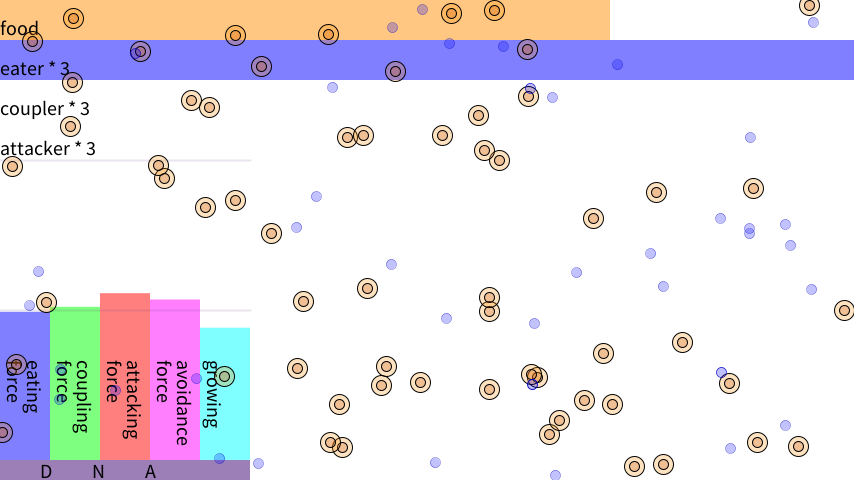
Frame 1 (no input)
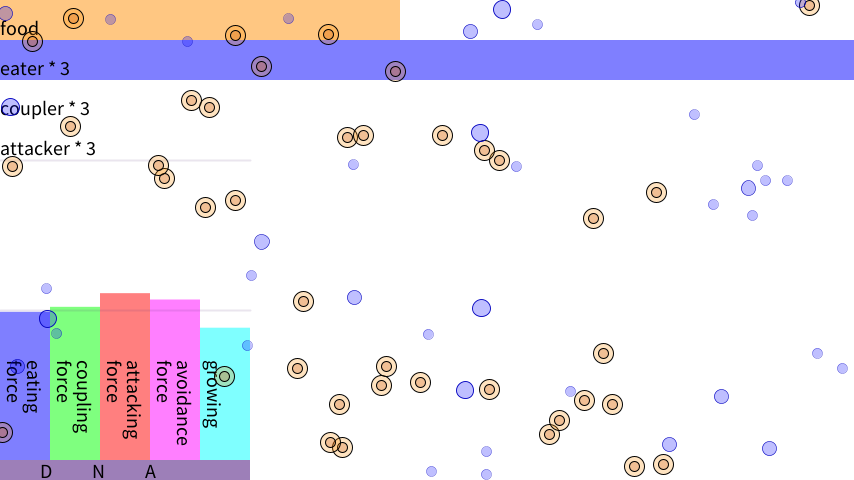
Frame 60 (the mouse pressed at the canvas centre just before this capture)
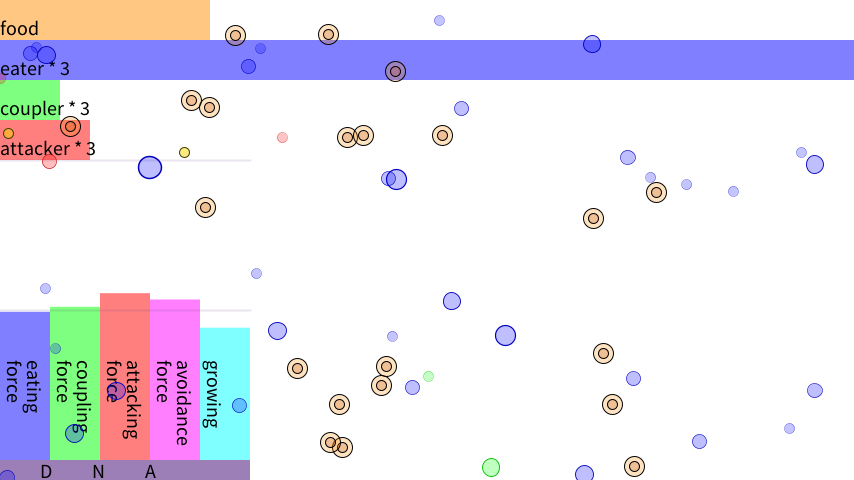
Frame 120 (the mouse held since frame 60 and released just before this capture)

The Processing sketch that drew these frames (run headless with seeded random() and noise(); from frame 60 on, the mouse is pressed at the canvas centre):

// Processing sketch: GeneticAlgorithm_Bloop_160901a
// ── GeneticAlgorithm_Bloop_160901a.pde
//testcode
World world;
//end
void setup(){
  //fullScreen();
  size(854 , 480);
  smooth();
  //testcode
  r = new Random();
  world = new World();
  //end
}
void draw(){
  //testcode
  world.run();
  //end
}
// ── Baby.pde
class Baby extends Mover{
  DNA dna;
  Bloop parent0 , parent1;
  Baby(World w_){
    super(w_);
    shapeRadius = 0;
    delete = false;
  }
  void evolution(){
    Bloop b = (Bloop)w.createObject("Bloop");
    b.dna = dna;
    b.location = location;
    b.state0 = 0;
    b.state1 = true;
    if(random(1) < 0.5){
      parent0.eatCount--;
    }
    else{
      parent1.eatCount--;
    }
    parent0.baby = null;
    parent1.baby = null;
    w.deleteFlagSetObject(this);
  }
  void growUp(){
    shapeRadius += (float)5 / (1 * 60);
    //parentが死んだら?_
    if(shapeRadius > 5){
      evolution();
    }
  }
  void run(){
    growUp();
  }
  void locationUpdate(){
    location = PVector.add(parent0.location , PVector.sub(parent1.location , parent0.location).div(2));
  }
  void destructor(){
    parent0.baby = null;
    parent1.baby = null;
  }
  void display(){
    pushStyle();
    fill(#F05CD7 , 128);
    ellipse(location.x , location.y , shapeRadius * 2 , shapeRadius * 2);
    popStyle();
  }
}
// ── Bloop.pde
class Bloop extends Mover{
  DNA dna;
  float HitPoint;
  int lifeSpan = 10 * 60;
  int lifeCount = 0;
  int eatCount;
  int stateDelay = 0;
  //state0 0:nothing 1:coupling 2:attack
  int state0;
  //state1 true:eating false:do not eating
  boolean state1;
  Bloop spb;
  Bloop partner;
  Bloop target;
  Baby baby;
  
  Bloop(World w_ , DNA d){
    super(w_);
    shapeRadius = 5;
    delete = false;
    dna = d;
    eatCount = 1;
    HitPoint = 1;
    state0 = 1;
    state1 = true;
    
    location = new PVector(random(width) , random(height));
    float r = random(TWO_PI);
    velocity = new PVector(cos(r) , sin(r));
    velocity.mult(random(3));
    acceleration = new PVector();
    force = new PVector();
  }
  Bloop(World w_){
    this(w_ , new DNA());
  }
  PVector seek(PVector target , float dnaForce){
    return PVector.sub(locSub(target , location) , velocity).normalize().mult(dnaForce);
  }
  PVector seekStop(Mover mover){
    return seek(mover.location , dna.couplingForce).
           add(PVector.sub(mover.velocity , velocity).
               limit(dna.couplingForce * 0.05));              
  }
  PVector seekKeepDist(Mover m){
    float dist = locDist(location , m.location);
    if(dist > 200){
      return seek(m.location , dna.attackingForce);
    }
    
    else{
      return PVector.sub(m.velocity , velocity).limit(dna.attackingForce);
    }
  }
  boolean bool = false;
  void stateUpdate(){
    int prevState0 = state0;
    if(bool){
      if(HitPoint < dna.grownUp) bool = false;
      int coupCnt = 0 , attCnt = 0;
      for(Bloop b : w.bloop_arr){
        coupCnt += b.state0 == 1 ? 1 : 0;
        attCnt += b.state0 == 2 ? 1 : 0;
        if(stateDelay == 0){
          if(coupCnt > attCnt){
            if(partner == null && spb == null){
              state0 = 2;
              state1 = false;
            }
          }
          else{
            state0 = 1;
            state1 = false;
          }
        }
      }
    }
    else{
      if(HitPoint >= dna.grownUp * 1.5) bool = true;
      state0 = 0;
      state1 = true;
    }
    Boolean cntbool = false;
    if(prevState0 == 1 && prevState0 != state0){
      divorce();
      spb = null;
      cntbool = true;
    }
    if(prevState0 == 2 && prevState0 != state0){
      target = null;
      cntbool = true;
    }
    if(stateDelay != 0 || cntbool){
      if(stateDelay >= 60){
        stateDelay = 0;
      }
      else{
        stateDelay++;
      }
    }
    //state変わり目でeatingInit();など_
  }
  void nothing(){
    
  }
  void SRUpdate(){
    shapeRadius = sqrt((HitPoint * (pow(5 , 2) * PI))/ PI);
  }
  void eating(){
    ArrayList<Food> cOb_arr = w.collisionObject(shapeRadius , location , w.food_arr);
    for(Food f : cOb_arr){
      if((!f.delete) && HitPoint <= dna.grownUp * 2){
        f.recovery(this);
      }
    }
    //foodSeek?
    ArrayList<Food> ob_arr = w.nearObject(w.food_arr , location , 300);
    if(ob_arr.size() >= 1){
      //line(ob_arr.get(0).location.x , ob_arr.get(0).location.y , location.x , location.y);
      applyForce(seek(ob_arr.get(0).location , dna.eatForce));
      if(locDist(ob_arr.get(0).location , location) < 150){
        applyForce(PVector.mult(velocity , -0.01));
      }
    }
  }
  void death(){
    if(partner != null){
      partner.partner = null;
    }
    w.deleteFlagSetObject(this);
  }
  boolean confess(Bloop b){
    partner = b;
    return true;
  }
  void seekPartner(){
    ArrayList<Bloop> bloop_arr = w.nearObject(w.bloop_arr , location , 300);
    spb = null;
    for(int i = 1; i < bloop_arr.size(); i++){
      if(bloop_arr.get(i).state0 == 1 && bloop_arr.get(i).partner == null){
        applyForce(seekStop(spb = bloop_arr.get(i)));
        break;
      }
    }
    if(spb != null && PVector.dist(spb.location , location) < spb.shapeRadius + shapeRadius){
      if(spb.confess(this)) partner = spb;
    }
  }
  void divorce(){
    //spb = null;
    //partner.spb = null;
    if(partner != null){
     partner.partner = null;
     partner.baby = null;
     partner = null;
    }
    //partner.partner = null;
    w.deleteFlagSetObject(baby);
    baby = null;
    //partner.baby = null;
  }
  void giveBirth(){
    partner.baby = baby = (Baby)w.createObject("Baby");
    baby.dna = dna.generateDna(dna , partner.dna);
    baby.parent0 = this;
    baby.parent1 = partner;
    baby.location = PVector.add(location ,locSub(partner.location , location).div(2));
  }
  void rearing(){
    //pushStyle();
    //fill(#984040);
    //textSize(20);
    //text("REA",location.x , location.y - (shapeRadius + 20));
    //popStyle();
    applyForce(seekStop(partner));
    
    /*
    pushStyle();
    strokeWeight(5);
    line(partner.location.x , partner.location.y , location.x , location.y);
    popStyle();
    */
    if(locDist(partner.location , location) < partner.shapeRadius + shapeRadius){
    //pushStyle();
    //fill(#984040);
    //textSize(20);
    //text(baby == null ? "no" : "yes",location.x , location.y - (shapeRadius + 40));
    //popStyle();
      if(baby == null){
        giveBirth();
      }
    }
    else{
      divorce();
      //seekPartner();
    }
  }
  void coupling(){
    if(eatCount < 1){
      w.deleteFlagSetObject(this);
      return;
    }
    if(partner == null || partner.eatCount < 1){
      seekPartner();
    }
    else{
      rearing();
    }
  }
  void shot(){
    PVector LocSubNl = locSub(target.location , location).normalize();
    PVector bulletVelocity = velocity.get();
    PVector shotLoc = PVector.mult(LocSubNl , (shapeRadius + 10)).add(location);
    ((Bullet)w.createObject("Bullet")).init(bulletVelocity , shotLoc , target , dna.attackingForce);
  }
  void searchTarget(){
    ArrayList<Bloop> b_arr = w.nearObject(w.bloop_arr , location , 300);
    //ArrayList<Bloop> b1_arr = new ArrayList<Bloop>();
    for(Bloop b : b_arr){
      if(b.state0 == 1){
        target = b;
        break;
        //b1_arr.add(b);
      }
    }
    if(target == null){
      for(Bloop b : b_arr){
        if(b.state0 == 0){
          target = b;
          break;
        }
      }
    }
    //if(b1_arr.size() >= 1){
    //  target = b1_arr.get(0);
    //}
  }
  boolean isAlive(Bloop b){
    return !b.delete;
  }
  int targetTimer = 0;
  Bloop prevTarget = null;
  void attack(){
    if(target != null && (!isAlive(target) || locDist(target.location , location) > 310)) target = null;
    
    if(target == null){
      searchTarget();
    }
    else{
      //line(target.location.x , target.location.y , location.x , location.y);
      applyForce(seekKeepDist(target));
      if(frameCount % ((int)60 * 0.5) == 0){//0.5
        shot();
      }
      
      if(target != prevTarget){
        targetTimer = 1;
      }
      else{
        if(targetTimer == 0 || targetTimer > 15 * 60){
          targetTimer = 0;
        }
        else{
          targetTimer++;
        }
      }
      
      if(targetTimer == 0){
        target = null;
      }
      
      prevTarget = target;
    }
  }
  PVector avoidanceForceCalc(Mover b ,float d , float ar){
    //float s = pow(map(d , 0 , ar , 0 , sqrt(dna.avoidanceForce)) , 2);
    PVector bLoc = b.location.get() , loc = location.get();
    float dist  = PVector.dist(bLoc , loc) , prevDist = 100000;
    PVector collisionPoint = null;
    while(dist <= prevDist){
      prevDist = dist;
      if(dist < (shapeRadius + b.shapeRadius) * 1.5){
        collisionPoint = bLoc;
      }
      bLoc.add(b.velocity);
      loc.add(velocity);
      dist = PVector.dist(bLoc , loc);
    }
    if(collisionPoint != null){
      //pushStyle();
      //stroke(255 , 0 , 0);
      //strokeWeight(10);
      //point(collisionPoint.x , collisionPoint.y);
      //popStyle();
      return seek(collisionPoint , dna.avoidanceForce).mult(-1);
    }
    else{
      return new PVector(0 , 0);
    }
  }
  void avoidance(){
    float addRadius = 150;
    ArrayList<Bullet> bullet_arr = w.nearObject(w.bullet_arr , location , shapeRadius + addRadius);
    for(Bullet b : bullet_arr){
      float dist_;
      if((dist_ = locDist(b.location , location) - shapeRadius) > 0){
        applyForce(avoidanceForceCalc(b , dist_ , addRadius));
      }
    }
  }
  void toGrowOld(){
    if(--lifeSpan <= 0){
      w.deleteFlagSetObject(this);
    }
  }
  void run(){
    toGrowOld();
    SRUpdate();
    stateUpdate();
    if(state0 != 2)avoidance();
    if(state1) eating();
    if(state0 == 0) nothing();
    if(state0 == 1) coupling();
    if(state0 == 2) attack();
    lifeCount++;
  }
  void burstFood(){
    for(int i = 0; i < eatCount; i++){
      Food food = (Food)w.createObject("Food");
      float angle = random(TWO_PI);
      food.location = PVector.add(location , (new PVector(cos(random(angle)) , sin(random(angle)))).mult(random(150)));  
    }
  }
  void destructor(){
    burstFood();
    divorce();
  }
  float heartBeat = 64;
  boolean direction = true;
  void display(){
    pushStyle();
    //testcode
    /*
    ArrayList<Food> ob_arr = w.nearObject(w.food_arr , location , 300);
    for(int i = 0; i < ob_arr.size(); i++){
      float sw = map(i , 0 , ob_arr.size() - 1 , 10 , 1);
      float c = map(i , 0 , ob_arr.size() - 1 , 127 , 255);
      strokeWeight(sw);
      colorMode(HSB);
      stroke(c , 255 , 255 , 64);
      line(location.x , location.y , ob_arr.get(i).location.x , ob_arr.get(i).location.y);
    }
    */
    //end
    if(lifeSpan < 10 * 60){
      if(direction){
        if((heartBeat -= (float)64 / 30) < 0){
          direction = false;
        }
      }
      else{
        if((heartBeat += (float)64 / 30) > 64){
          direction = true;
        }
      }
    }
    else{
      heartBeat = 64;
    }
    colorMode(RGB);
    strokeWeight((float)eatCount * 0.3);
    switch(state0){
      case 0:
        stroke(0 , 0 , 191 , heartBeat + 191);
        fill(0 , 0 , 255 , heartBeat);
        break;
      case 1:
        stroke(0 , 191 , 0 , heartBeat + 191);
        fill(0 , 255 , 0 , heartBeat);
        break;
      case 2:
        stroke(191 , 0 , 0 , heartBeat + 191);
        fill(255 , 0 , 0 , heartBeat);
        break;
    }
    ellipse(location.x , location.y , shapeRadius * 2 , shapeRadius * 2);
    //textSize(20);
    //text(eatCount,location.x , location.y - shapeRadius);
    popStyle();
  }
}
// ── Bullet.pde
class Bullet extends Mover{
  int lifeTime;
  Bloop target;
  float homingForce;
  
  Bullet(World w_){
    super(w_);
    delete = false;
    shapeRadius = 5;
    lifeTime = (int)(60 * 1.2);
  }
  void init(PVector v , PVector l , Bloop t , float f){
    force = new PVector();
    acceleration = new PVector();
    velocity = v;
    location = l;
    target = t;
    homingForce = f;
    locationUpdate();
  }
  PVector seek(PVector tar , float Force){
    if(target.delete == false){
      return PVector.sub(locSub(tar , location) , velocity).normalize().mult(Force * 3);//3
    }
    return new PVector();
  }
  void lifeTimeDecrement(){
    lifeTime--;
    if(lifeTime <= 0){
      w.deleteFlagSetObject(this);
    }
  }
  void homingBullet(){
    applyForce(seek(target.location , homingForce));
  }
  void locationUpdate(){
    acceleration.add(force);
   // acceleration.limit(0.1);
    force.mult(0);
    velocity.add(acceleration);
    //velocity.limit(10);
    acceleration.mult(0);
    location.add(velocity);
  }
  void run(){
    bulletcollision();
    homingBullet();
    lifeTimeDecrement();
    //edgeOutDelete();
  }
  void edgeOutDelete(){
    if(location.x < 0 + 50 || location.x > width - 50 || location.y < 0 + 50 || location.y > height - 50){
      w.deleteFlagSetObject(this);
    }
  }
  void bulletcollision(){
    ArrayList<Bloop> cb_arr = w.collisionObject(shapeRadius , location , w.bloop_arr);
    
    for(Bloop b : cb_arr){
      b.HitPoint -= (float)1 / 2;
      w.deleteFlagSetObject(this);
      if(b.HitPoint <= 0){
        w.deleteFlagSetObject(b);
      }
    }
  }
  void display(){
    pushStyle();
    stroke(64 , 64 , 0 , 255);
    fill(255 , 212 , 0 , 127);
    ellipse(location.x , location.y , shapeRadius * 2 , shapeRadius * 2);
    popStyle();
  }
}
// ── DNA.pde
import java.util.Random;
Random r;
class DNA{
  float eatForce;
  float couplingForce;
  float avoidanceForce;
  float attackingForce;
  int grownUp;
  
  DNA(){
    eatForce = random(0 , 0.1);
    couplingForce = random(0 , 0.1);
    avoidanceForce = random(0 , 0.1);
    attackingForce = random(0 , 0.1);
    grownUp = (int)random(0 , 10);
  }
  float gd(float d0 , float d1){
    return ((float)r.nextGaussian() * (abs((float)d0 - (float)d1) / 2)) + (((float)d0 + (float)d1) / 2);
  }
  DNA generateDna(DNA d0 , DNA d1){
    DNA rd = new DNA();
    final float P = 0.95;
    if(random(1) < P) rd.eatForce = gd(d0.eatForce , d1.eatForce);
    else                 rd.eatForce = random(0 , 0.1);
    if(random(1) < P) rd.couplingForce = gd(d0.couplingForce , d1.couplingForce);
    else                 rd.couplingForce = random(0 , 0.1);
    if(random(1) < P) rd.avoidanceForce = gd(d0.avoidanceForce , d1.avoidanceForce);
    else                 rd.avoidanceForce = random(0 , 0.1);
    if(random(1) < P) rd.attackingForce = gd(d0.attackingForce , d1.attackingForce);
    else                 rd.attackingForce = random(0 , 0.1);
    if(random(1) < P) rd.grownUp = (int)gd(d0.grownUp , d1.grownUp);
    else                 rd.grownUp = (int)random(0 , 10);
      
    return rd;
  }
}
// ── Food.pde
class Food extends Object_{
  float recoveryAmount;
  Food(PVector l , World w_){
    super(w_);
    location = l;
    shapeRadius = 10;
    delete = false;
    recoveryAmount = 1;
  }
  Food(World w_){
    this(new PVector(random(width) , random(height)) , w_);
  }
  void recovery(Bloop b){
    b.HitPoint += recoveryAmount;
    b.eatCount += recoveryAmount;
    b.lifeSpan += recoveryAmount * 10 * 60;
    
    w.deleteFlagSetObject(this);
  }
  void display(){
    pushStyle();
    fill(#FF8F05 , 64);
    ellipse(location.x , location.y , shapeRadius * 2 , shapeRadius * 2);
    fill(#C95410 , 64);
    ellipse(location.x , location.y , shapeRadius , shapeRadius);
    popStyle();
  }
}
// ── Object__Mover.pde
class Object_{
  World w;
  public PVector location;
  float shapeRadius;
  boolean calledDestructor = false;
  boolean delete;
  
  //Object_(){}
  Object_(World w_){
    w = w_;
  }
  
  void run(){}
  void display(){}
  void destructor(){}
}
class Mover extends Object_{
  PVector velocity;
  PVector acceleration;
  PVector force;
  
  Mover(World w_){
    super(w_);
  }

  void applyForce(PVector f){
    force.add(f);
  }
  void locationUpdate(){
    acceleration.add(force);
    acceleration.limit(0.1);
    force.mult(0);
    velocity.add(acceleration);
    velocity.limit(10);
    acceleration.mult(0);
    location.add(velocity);
  }
}
// ── World.pde
import java.util.*;

class World{
  ArrayList<Food> food_arr;
  ArrayList<Baby> baby_arr;
  ArrayList<Bloop> bloop_arr;
  ArrayList<Bullet> bullet_arr;
  ArrayList<Mover> mover_arr;
  ArrayList<Object_> object__arr;
  ArrayList<Object_> bufferObject;
  
  World(){
    bufferObject = new ArrayList<Object_>();
    food_arr = new ArrayList<Food>();
    bloop_arr = new ArrayList<Bloop>();
    //Food , Bloop作成_
    //testcode
    for(int i = 0; i < 100; i++){
      if(random(1) < 0.5){
        food_arr.add(new Food(this));
      }
      else{
        bloop_arr.add(new Bloop(this));
      }
    }
    //end
    bullet_arr = new ArrayList<Bullet>();
    baby_arr = new ArrayList<Baby>();
    object__arr = new ArrayList<Object_>();
    for(Food f : food_arr){
      object__arr.add(f);
    }
    for(Bloop b : bloop_arr){
      object__arr.add(b);
    }
    mover_arr = new ArrayList<Mover>();
    for(Bloop b : bloop_arr){
      mover_arr.add(b);
    }
  }
  void dnaDisplay(float dr , color col , float d , String ds){
    pushStyle();
    textSize(20);
    noStroke();
    fill(col , 128);
    if(ds == "growing"){
      rect(dr , height - 20 , 50 , -(d * 30));
    }
    else{
      rect(dr , height - 20 , 50 , -(d * 3000));
    }
    fill(0);
    pushMatrix();
    rotate(PI / 2);
    float sh = ds.length() * 11;
    float sw = 28;
    if(ds == "growing") sw = 8;
    text(ds , height - (100 + 20) , -(dr + sw));
    if(ds != "growing"){
      text("force" , height - (100 + 20) , -(dr + 8));
    }
    popMatrix();
    popStyle();
  }
  void bloopCountDisplay(float dr , color col , int n , String s){
    pushStyle();
    textSize(20);
    noStroke();
    fill(col , 128);
    rect(0 , dr , n * 10 , 40);
    fill(0);
    text(s , 0 , dr + 35);
    popStyle();
  }
  void monitor(){
    int N , C , A;
    N = C = A = 0;
    float ea , co , av , at , gr;
    ea = co = av = at = gr = 0;
    for(Bloop b : bloop_arr){
      N += b.state0 == 0 ? 1 : 0;
      C += b.state0 == 1 ? 1 : 0;
      A += b.state0 == 2 ? 1 : 0;
      ea += b.dna.eatForce;
      co += b.dna.couplingForce;
      av += b.dna.avoidanceForce;
      at += b.dna.attackingForce;
      gr += (float)b.dna.grownUp;
    }
    ea /= bloop_arr.size();
    co /= bloop_arr.size();
    av /= bloop_arr.size();
    at /= bloop_arr.size();
    gr /= bloop_arr.size();
    
    pushStyle();
    textSize(20);
    strokeWeight(2);
    fill(0);
    //text("Food" + food_arr.size() , 0 , 20);
    //text("ALL" + (N + C + A) + " N / (A + C)" + (float)((int)(10 * ((float)N / (A + C)))) / 10 /* + "N" + N + "C" + C + "A" + A*/ , 0 , 40);
    //textSize(20);
    //noStroke();
    //fill(#FF8F05 , 128);
    //rect(0 , height , 50 , -(ea * 3000));
    //fill(0);
    //text("ea" , 10 , height);
    bloopCountDisplay(0 , #FF8F05 , food_arr.size() , "food");
    bloopCountDisplay(40 , color(0 , 0 , 255) , N * 3 , "eater * 3");
    bloopCountDisplay(80 , color(0 , 255 , 0) , C * 3 , "coupler * 3");
    bloopCountDisplay(120 , color(255 , 0 , 0) , A  * 3, "attacker * 3");
    dnaDisplay(0 , color(0 , 0 , 255) , ea , "eating");
    dnaDisplay(50 , color(0 , 255 , 0) , co , "coupling");
    dnaDisplay(100 , color(255 , 0 , 0) , at , "attacking");
    dnaDisplay(150 , color(255, 0 , 255) , av , "avoidance");
    dnaDisplay(200 , color(0 , 255 , 255) , gr , "growing");
    fill(#3C0071 , 128);
    noStroke();
    rect(0 , height - 20 , 250 , 20);
    fill(0 , 255);
    text("D          N          A" , 40 , height - 2);
    strokeWeight(2);
    stroke(#593076 , 32);
    line(0 , height - (150 + 20) , 250 , height - (150 + 20));
    line(0 , height - (300 + 20) , 250 , height - (300 + 20));
    //text("gr: " + (int)gr , 210 , height - 5);
    popStyle();
  }
  void burstBloop(){
    int attCnt = 0;
    for(Bloop b : bloop_arr){
      if(b.state0 == 2) attCnt++;
    }
    if(food_arr.size() == 0){
      Bloop minLife = bloop_arr.get(0);
      for(Bloop b : bloop_arr){
        if(minLife.lifeCount < b.lifeCount){
          minLife = b;
        }
      }
      deleteFlagSetObject(minLife);
    }
  }
  void run(){
    background(255);
    deleteObject();
    addBuffer();
    Object_Run();
    burstBloop();
    locationUpdate();
    edge();
    
    monitor();
    display();
  }
  <T extends Object_> void delete(ArrayList<T> ob_arr){
    for(int i = ob_arr.size() - 1; i >= 0; i--){
      if(ob_arr.get(i).delete) ob_arr.remove(ob_arr.get(i));
    }
  }
  void addBuffer(){
    for(Object_ ob  : bufferObject){
      if(ob.getClass() == Food.class){
        food_arr.add((Food)ob);
      }
      else if(ob.getClass() == Baby.class){
        baby_arr.add((Baby)ob);
      }
      else if(ob.getClass() == Bloop.class){
        bloop_arr.add((Bloop)ob);
      }
      else if(ob.getClass() == Bullet.class){
        bullet_arr.add((Bullet)ob);
      }
      if(ob.getClass() != Object_.class && ob.getClass() != Food.class){
        mover_arr.add((Mover)ob);
      }
      object__arr.add((Object_)ob);
    }
    bufferObject.clear();
  }
  Object_ createObject(String s){
    Object_ ro = null;
    switch(s){
      case "Food":
        ro = new Food(this);
        break;
      case "Baby":
        ro = new Baby(this);
        break;
      case "Bloop":
        ro = new Bloop(this);
        break;
      case "Bullet":
        ro = new Bullet(this);
        break;
      case "Mover":
        ro = new Mover(this);
        break;
      case "Object_":
        ro = new Object_(this);
        break;
    }
    bufferObject.add(ro);
    return ro;
  }
  void deleteObject(){
    delete(food_arr);
    delete(bloop_arr);
    delete(bullet_arr);
    delete(mover_arr);
    delete(object__arr);
    delete(baby_arr);
  }
  void Object_Run(){
    for(Object_ o : object__arr){
      o.run();
    }
  }
  void locationUpdate(){
    for(Mover m : mover_arr){
      m.locationUpdate();
    }
  }
  void display(){
    for(Object_ o : object__arr){
      o.display();
    }
  }
  void edge(){
    for(Object_ o : object__arr){
      PVector l = o.location;
      
      while(l.x < 0) l.x += width;
      while(l.x > width) l.x -= width;
      while(l.y < 0) l.y += height;
      while(l.y > height) l.y -= height;
    }
  }
  <T extends Object_> ArrayList<T> sortObject(ArrayList<T> alOb , PVector l){
    ArrayList<T> CAlOb = (ArrayList<T>)alOb.clone();
    
    for(int i = 0; i < CAlOb.size() - 1; i++){
      for(int j = i + 1; j < CAlOb.size(); j++){
        if(locDist(l , CAlOb.get(i).location) > locDist(l , CAlOb.get(j).location)){
          T temp = CAlOb.get(i);
          CAlOb.set(i , CAlOb.get(j));
          CAlOb.set(j , temp);
        }
      }
    }
    return CAlOb;
  }
  <T extends Object_> ArrayList<T> nearObject(ArrayList<T> alOb , PVector l , float r){
    ArrayList<T> RAlOb = new ArrayList<T>();
    for(T ob : alOb){
      if(locDist(l , ob.location) < r && !ob.delete){
        RAlOb.add(ob);
      }
    }
    RAlOb = sortObject(RAlOb , l);
    return RAlOb;
  }
  <T0 , T1 extends Object_> void deleteFlagSet(Class c , ArrayList<T1> ob_arr , T0 ob){
    //if(ob.getClass() == c){
    for(T1 ob1 : ob_arr){
      if(ob1.equals(ob)){
        if(!ob1.calledDestructor){
          ob1.calledDestructor = true;
          ob1.destructor();
        }
        ob1.delete = true;
      }
    }
    //}
  }
  <T> void deleteFlagSetObject(T ob){
    deleteFlagSet(Food.class , food_arr , ob);
    deleteFlagSet(Bloop.class , bloop_arr , ob);
    deleteFlagSet(Bullet.class , bullet_arr , ob);
    deleteFlagSet(Mover.class , mover_arr , ob);
    deleteFlagSet(Object_.class , object__arr , ob);
    deleteFlagSet(Baby.class , baby_arr , ob);
  }
  <T extends Object_> ArrayList<T> collisionObject(float r , PVector l , ArrayList<T> ob_arr){
    ArrayList<T> rOb = new ArrayList<T>();
    for(T ob : ob_arr){
      if(PVector.dist(ob.location , l) < r + ob.shapeRadius){
        rOb.add(ob);
      }
    }
    return rOb;
  }
}
// ── locSub_locDist.pde
PVector locSub(PVector p0 , PVector p1){
  PVector p2 = PVector.sub(p0 , p1);
  p2.x = abs(p2.x);
  p2.y = abs(p2.y);
  boolean p2x = p2.x < width / 2;
  boolean p2y = p2.y < height / 2;
  if(p2x  && p2y){
    return PVector.sub(p0 , p1);
  }
  else if(!p2x && p2y){
    float d;
    if((d = p0.x - p1.x) > 0){
      d -= width;
    }
    else{
      d += width;
    }
    return new PVector(d , p0.y - p1.y);
  }
  else if(p2x && !p2y){
    float d;
    if((d = p0.y - p1.y) > 0){
      d -= height;
    }
    else{
      d += height;
    }
    return new PVector(p0.x - p1.x , d);
  }
  else if(!p2x && !p2y){
    float d;
    if((d = p0.x - p1.x) > 0){
      d -= width;
    }
    else{
      d += width;
    }
    float d1;
    if((d1 = p0.y - p1.y) > 0){
      d1 -= height;
    }
    else{
      d1 += height;
    }
    return new PVector(d , d1);
  }
  return null;
}
float locDist(PVector p0 , PVector p1){
  return locSub(p0 , p1).mag();
}
